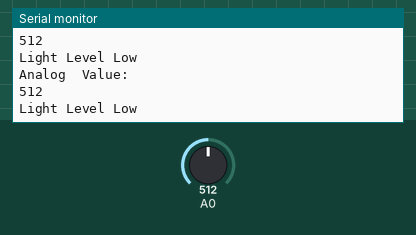
The sketch below on a simulated Arduino Uno, built with avr-gcc and run on an emulated ATmega328P. On the bench: the last lines printed to the serial monitor. The inputs (shaded band) are chosen by the test bench; at power-on: A0 = 512.

Above: at 1.2 s.
1.3 s: A0 set to 988
At 1.7 s:
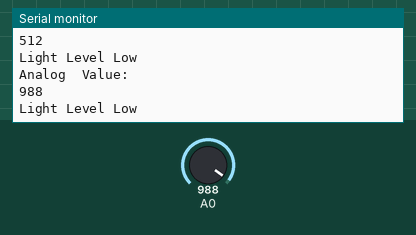
2.8 s: A0 set to 1010
At 3.2 s:
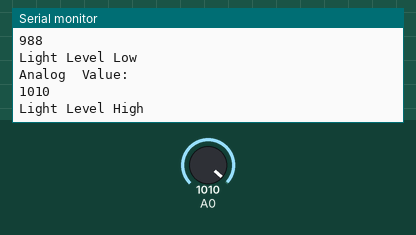
Timing chart, 0 to 5.8 s (numbered marks = the images above; inputs shaded):
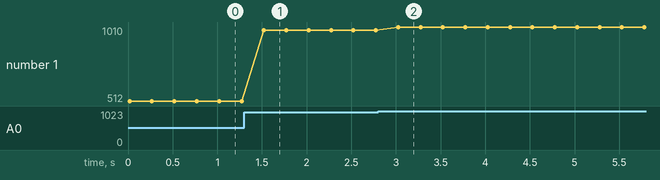

The sketch:

Photoresistor.ino
```cpp
//int ledPin = 2;

void setup() {
    Serial.begin(9600);
    //pinMode(ledPin,  OUTPUT);
}

void loop() {
    int value = analogRead(A0);

    Serial.println("Analog  Value: ");
    Serial.println(value);

    if (value > 1000) {
        Serial.println("Light Level High");
    } else {
        Serial.println("Light Level Low");
    }

    delay(250);
}
```

Measured:
- the behaviour switches between 1000 and 1001 on A0 (found by bisection; images 1 and 2)
- after the input at 1.3 s, the serial monitor: prints a new line after 0.22 s (image 1)
- after the input at 2.8 s, the serial monitor: prints a new line after 0.22 s (image 2)
- plotted number 1: 512 → 988 after the input at 1.3 s, 988 → 1010 after the input at 2.8 s
